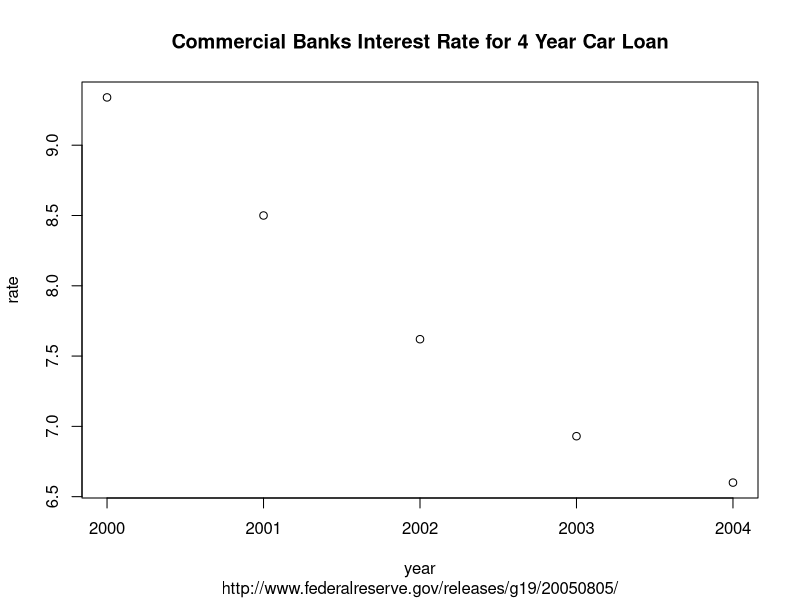
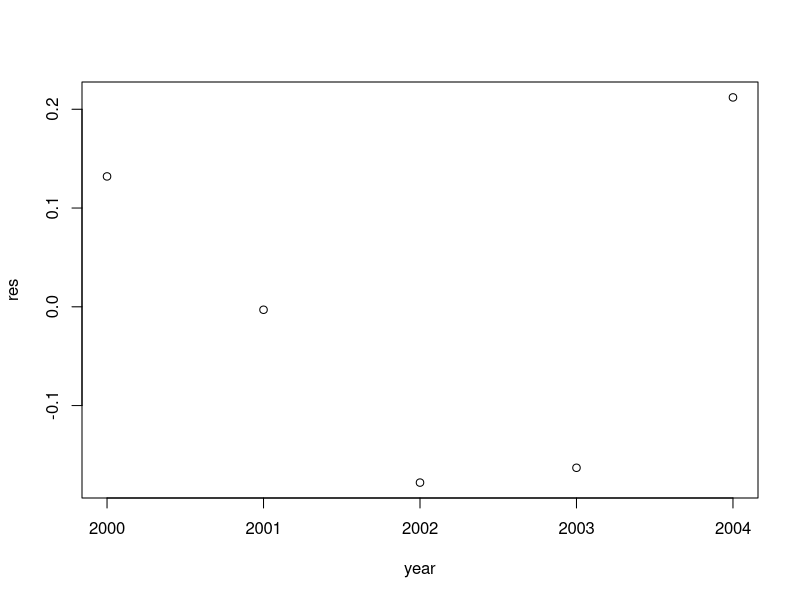
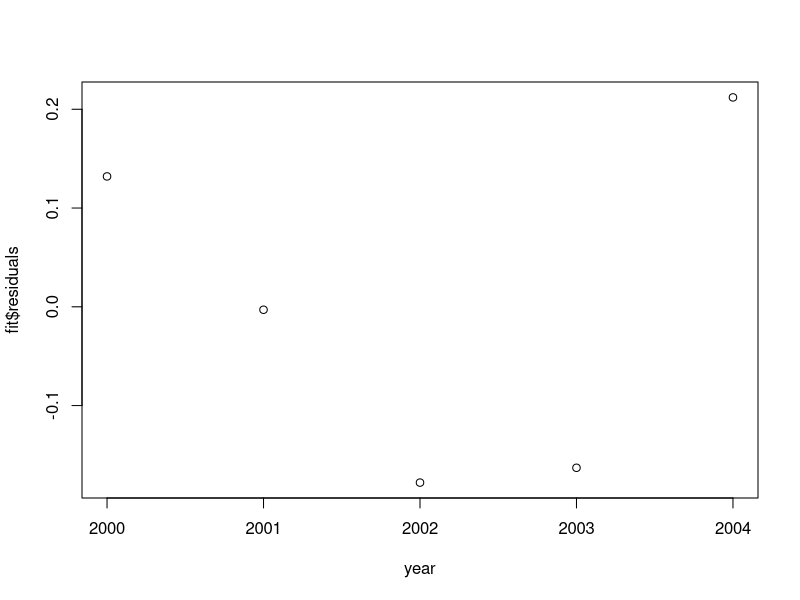
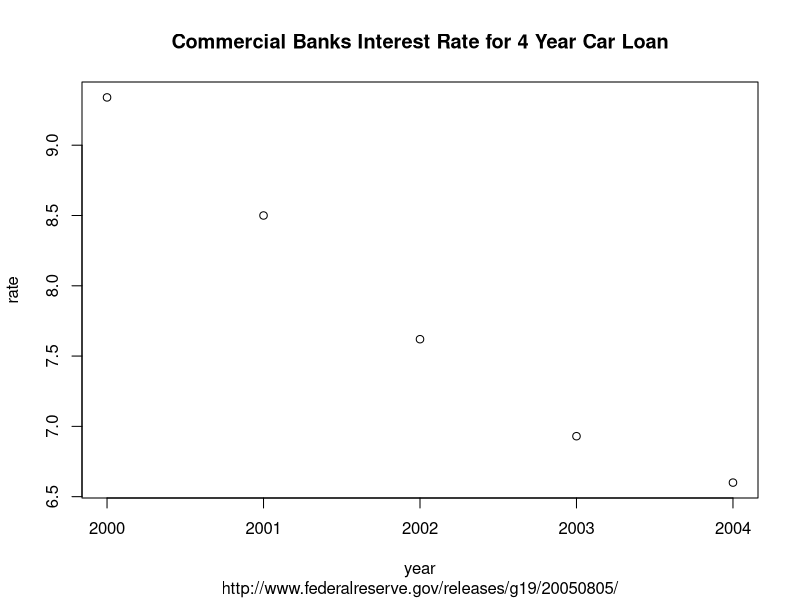

These figures' R source, in order:
# linear regression
year <- c(2000 ,   2001  ,  2002  ,  2003 ,   2004)
rate <- c(9.34 ,   8.50  ,  7.62  ,  6.93  ,  6.60)
plot(year,rate,
     main="Commercial Banks Interest Rate for 4 Year Car Loan",
     sub="http://www.federalreserve.gov/releases/g19/20050805/")
cor(year,rate)
fit <- lm(rate ~ year)
attributes(fit)
fit$coefficients[1]
fit$coefficients[[1]]
fit$coefficients[2]
fit$coefficients[[2]]
res <- rate - (fit$coefficients[[2]]*year+fit$coefficients[[1]])
plot(year,res)
plot(year,fit$residuals)
plot(year,rate,
     main="Commercial Banks Interest Rate for 4 Year Car Loan",
     sub="http://www.federalreserve.gov/releases/g19/20050805/")